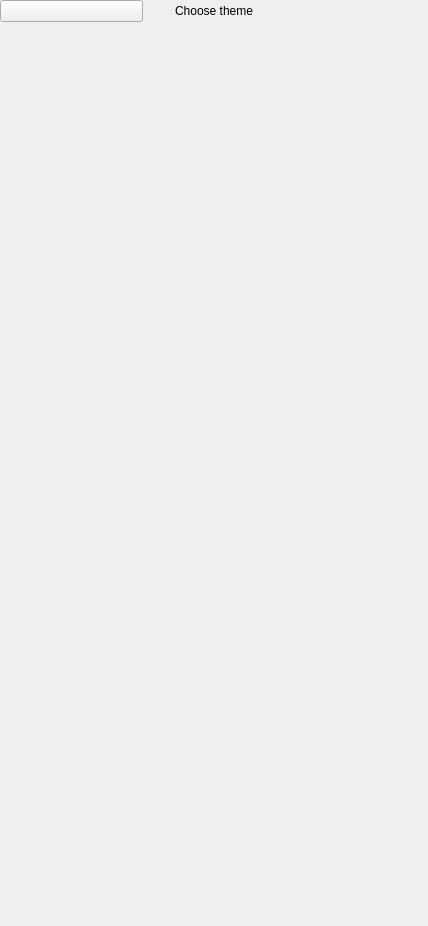
<?xml version="1.0" encoding="UTF-8"?>
<ui version="4.0">
 <class>ChooseTheme</class>
 <widget class="QWidget" name="ChooseTheme">
  <property name="geometry">
   <rect>
    <x>0</x>
    <y>0</y>
    <width>428</width>
    <height>926</height>
   </rect>
  </property>
  <property name="windowTitle">
   <string>Form</string>
  </property>
  <layout class="QVBoxLayout" name="verticalLayout">
   <property name="spacing">
    <number>0</number>
   </property>
   <property name="leftMargin">
    <number>0</number>
   </property>
   <property name="topMargin">
    <number>0</number>
   </property>
   <property name="rightMargin">
    <number>0</number>
   </property>
   <property name="bottomMargin">
    <number>0</number>
   </property>
   <item>
    <widget class="DapGuiWidget" name="Background">
     <property name="cssStyle">
      <string>backgroundcolor</string>
     </property>
     <layout class="QHBoxLayout" name="horizontalLayout_2">
      <property name="spacing">
       <number>0</number>
      </property>
      <property name="leftMargin">
       <number>0</number>
      </property>
      <property name="topMargin">
       <number>0</number>
      </property>
      <property name="rightMargin">
       <number>0</number>
      </property>
      <property name="bottomMargin">
       <number>0</number>
      </property>
      <item>
       <widget class="DapGuiWidget" name="MainWidget">
        <property name="cssStyle">
         <string>choser-width</string>
        </property>
        <layout class="QVBoxLayout" name="verticalLayout_2">
         <property name="spacing">
          <number>0</number>
         </property>
         <property name="leftMargin">
          <number>0</number>
         </property>
         <property name="topMargin">
          <number>0</number>
         </property>
         <property name="rightMargin">
          <number>0</number>
         </property>
         <property name="bottomMargin">
          <number>0</number>
         </property>
         <item>
          <widget class="DapGuiWidget" name="kelGuiWidget_2">
           <property name="cssStyle">
            <string>choser-top-spacer</string>
           </property>
          </widget>
         </item>
         <item>
          <layout class="QHBoxLayout" name="horizontalLayout">
           <item>
            <widget class="DapGuiPushButton" name="btnReturn">
             <property name="style">
              <enum>DapGuiPushButton::Custom</enum>
             </property>
             <property name="custom">
              <url>
               <string>qrc:/gui/asset/ic_close.png</string>
              </url>
             </property>
             <property name="customHover">
              <url>
               <string>qrc:/gui/asset/ic_close.png</string>
              </url>
             </property>
             <property name="customPushed">
              <url>
               <string>qrc:/gui/asset/ic_close.png</string>
              </url>
             </property>
             <property name="cssStyle" stdset="0">
              <string>cwb_close-btn</string>
             </property>
            </widget>
           </item>
           <item>
            <widget class="DapGuiLabel" name="label">
             <property name="text">
              <string>Choose theme</string>
             </property>
             <property name="alignment">
              <set>Qt::AlignCenter</set>
             </property>
             <property name="cssStyle">
              <string>choser-title-text font24 darkblue lato normalbold noborder nobackground</string>
             </property>
            </widget>
           </item>
           <item>
            <widget class="DapGuiWidget" name="kelGuiWidget">
             <property name="cssStyle">
              <string>cwb_close-btn</string>
             </property>
            </widget>
           </item>
          </layout>
         </item>
         <item>
          <widget class="DapGuiWidget" name="kelGuiWidget_3">
           <property name="cssStyle">
            <string>choser-top-content-spacer</string>
           </property>
          </widget>
         </item>
         <item>
          <widget class="ChooseServerModel" name="scrollArea">
           <property name="styleSheet">
            <string notr="true">background: rgba(0,0,0,0);</string>
           </property>
           <property name="verticalScrollBarPolicy">
            <enum>Qt::ScrollBarAlwaysOff</enum>
           </property>
           <property name="horizontalScrollBarPolicy">
            <enum>Qt::ScrollBarAlwaysOff</enum>
           </property>
           <property name="widgetResizable">
            <bool>true</bool>
           </property>
           <widget class="QWidget" name="scrollAreaWidgetContents">
            <property name="geometry">
             <rect>
              <x>0</x>
              <y>0</y>
              <width>361</width>
              <height>804</height>
             </rect>
            </property>
           </widget>
          </widget>
         </item>
        </layout>
       </widget>
      </item>
     </layout>
    </widget>
   </item>
  </layout>
 </widget>
 <customwidgets>
  <customwidget>
   <class>DapGuiPushButton</class>
   <extends>QPushButton</extends>
   <header>dapguipushbutton.h</header>
  </customwidget>
  <customwidget>
   <class>DapGuiLabel</class>
   <extends>QLabel</extends>
   <header>dapguilabel.h</header>
  </customwidget>
  <customwidget>
   <class>DapGuiWidget</class>
   <extends>QWidget</extends>
   <header>dapguiwidget.h</header>
   <container>1</container>
  </customwidget>
  <customwidget>
   <class>ChooseServerModel</class>
   <extends>QScrollArea</extends>
   <header location="global">ui/model/chooseservermodel.h</header>
   <container>1</container>
  </customwidget>
 </customwidgets>
 <resources/>
 <connections/>
</ui>
